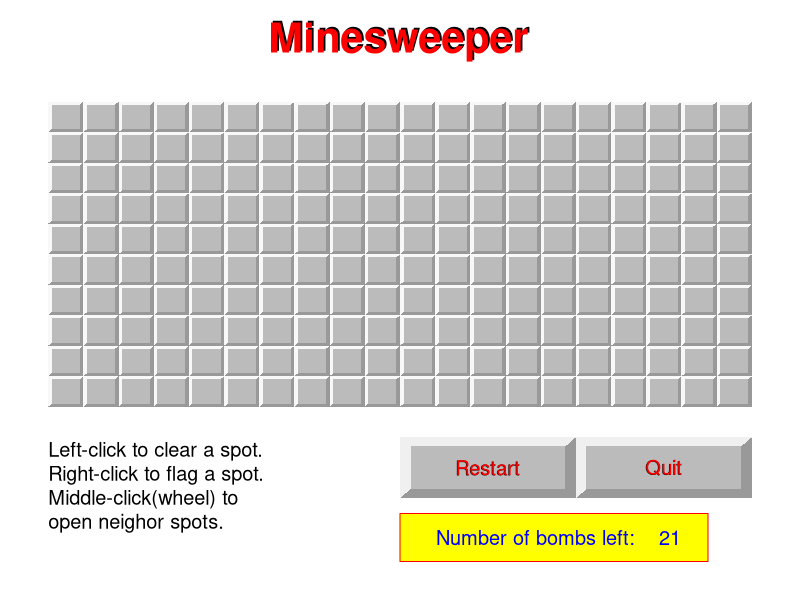

Recreate this plot in R.
#set up height (ny) and width (nx) for grid 
#ny=12;
#nx=25;
#prob=0.89

mygame <- function(ny=12, nx=25, prob=0.80)
{
  
  
  
  #set the grid size & should be always kept 1 
  w=1;
  
  #dev.new(width=nx/2, height=ny/2)
  #win.graph(width=nx/3, height=(7+ny)/3)
  
  #create a temporary window to calculate the dot per inch
  #x11(10,10)
  dev.new(10, 10)
  
  wsize=dev.size('px');
  dpi=wsize[1]/10
  dev.off()
  #use dpi to create a window with a width of about 600 pixels
  
  sysName=Sys.info()['sysname']
  
  {
    if ( toupper(substr(sysName,1,3)) == 'LIN' )
      #x11(width=650/dpi, height=650/dpi/nx*(8+ny))
      dev.new(width=650/dpi, height=650/dpi/nx*(10+ny))
    else if ( toupper(substr(sysName,1,3)) == 'DAR')
      #quartz(width=650/dpi, height=650/dpi/nx*(8+ny))
      dev.new(width=650/dpi, height=650/dpi/nx*(10+ny))
    else
      #windows(width=650/dpi, height=650/dpi/nx*(8+ny))
      dev.new(width=650/dpi, height=650/dpi/nx*(10+ny))
  }
  
  
  # configure plotting area
  par(mar=c(1,1,1,1))
  plot(c(0,nx*w),c(0-5,(ny+2)*w),type='n',ann=FALSE , axes=FALSE)
  str_instruct='Left-click to clear a spot.\nRight-click to flag a spot.\nMiddle-click(wheel) to  \nopen neighor spots.'
  text(0,-4,str_instruct,font=1,adj=c(0,0),cex=1.2)
  #legend(0, -1,str_instruct,cex=1.2,text.col="blue", box.col="red",bg="yellow")   
  text(nx/2,(ny +2),'Minesweeper',font=2, cex=2.5)
  text(nx/2*0.995,(ny+2 )*0.995,'Minesweeper',font=2, cex=2.5,col='red')
  
  
  #prepare the curIrcle pattern for the bomb icon
  theta=seq(1,100)/100 *2*3.1415935;
  curIrclex=cos(theta);
  curIrcley=sin(theta);
  rm(theta)
  
  
  ###################################
  plotij<-function(i,j,col)
  {
    i=i-1;
    j=j-1;
    r=0.1*w;
    
    if (col=='close')
    {
      polygon(c(i*w +r ,i*w +r,(i+1)*w -r,(i+1)*w -r ), 
              c(ny*w-j*w - r,ny*w-(j+1)*w +r,ny*w-(j+1)*w +r ,ny*w-j*w -r),
              col='#BBBBBB',border=NA )    
      
      polygon(c(i*w ,i*w,i*w+r, i*w+r, (i+1)*w-r,(i+1)*w ), 
              c(ny*w-j*w ,ny*w-(j+1)*w, ny*w-(j+1)*w +r ,ny*w-j*w -r,ny*w-j*w -r,ny*w-j*w ),
              col='#F8F8F8',border=NA )   
      polygon(c(i*w ,(i+1)*w,(i+1)*w, (i+1)*w-r, (i+1)*w-r,i*w+r ), 
              c(ny*w-(j+1)*w ,ny*w-(j+1)*w, ny*w-j*w  ,ny*w-j*w-r, ny*w-(j+1)*w+r,ny*w-(j+1)*w +r),
              col='#999999',border=NA )   
      
      
    }
    else if (col=='open')
    {
      polygon(c(i*w  ,i*w ,(i+1)*w ,(i+1)*w  ), 
              c(ny*w-j*w ,ny*w-(j+1)*w ,ny*w-(j+1)*w  ,ny*w-j*w ),
              col='#BBBBBB',border='#777777' )    
      
      
    }
    else if (col=='bomb')
    {
      polygon(c(i*w  ,i*w ,(i+1)*w ,(i+1)*w  ), 
              c(ny*w-j*w ,ny*w-(j+1)*w ,ny*w-(j+1)*w  ,ny*w-j*w ),
              col='#BBBBBB',border='#777777' )    
      
      polygon( ((i+1)-0.5)*w  + curIrclex * w/4  , (ny-(j+1)+0.5)*w  + curIrcley * w/4, col='black')
      lines( c( ((i+1)-0.5)*w, ((i+1)-0.5)*w+w/3) , c( (ny-(j+1)+0.5)*w ,(ny-(j+1)+0.5)*w + w/3 ))
      lines( c( ((i+1)-0.5)*w+w/3, ((i+1)-0.5)*w+w/3 +w/12  ) , c( (ny-(j+1)+0.5)*w + w/3,(ny-(j+1)+0.5)*w + w/3 -w/12 ) )
    }
    else if (col=='curbomb')
    {
      polygon(c(i*w  ,i*w ,(i+1)*w ,(i+1)*w  ), 
              c(ny*w-j*w ,ny*w-(j+1)*w ,ny*w-(j+1)*w  ,ny*w-j*w ),
              col='#FF0000',border='#777777' )    
      polygon( ((i+1)-0.5)*w  + curIrclex * w/4  , (ny-(j+1)+0.5)*w  + curIrcley * w/4, col='black')
      lines( c( ((i+1)-0.5)*w, ((i+1)-0.5)*w+w/3) , c( (ny-(j+1)+0.5)*w ,(ny-(j+1)+0.5)*w + w/3 ))
      lines( c( ((i+1)-0.5)*w+w/3, ((i+1)-0.5)*w+w/3 +w/12 ) , c( (ny-(j+1)+0.5)*w + w/3,(ny-(j+1)+0.5)*w + w/3 -w/12 ) )
    }
    else if (col=='down')
    {
      polygon(c(i*w  ,i*w ,(i+1)*w ,(i+1)*w  ), 
              c(ny*w-j*w ,ny*w-(j+1)*w ,ny*w-(j+1)*w  ,ny*w-j*w ),
              col='#BBBBBB',border='#AAAAAA' )    
      
    }
    else if (col=='flag')
    {
      polygon(c(i*w +r ,i*w +r,(i+1)*w -r,(i+1)*w -r ), 
              c(ny*w-j*w - r,ny*w-(j+1)*w +r,ny*w-(j+1)*w +r ,ny*w-j*w -r),
              col='#BBBBBB',border=NA )    
      
      polygon(c(i*w ,i*w,i*w+r, i*w+r, (i+1)*w-r,(i+1)*w ), 
              c(ny*w-j*w ,ny*w-(j+1)*w, ny*w-(j+1)*w +r ,ny*w-j*w -r,ny*w-j*w -r,ny*w-j*w ),
              col='#F8F8F8',border=NA )   
      polygon(c(i*w ,(i+1)*w,(i+1)*w, (i+1)*w-r, (i+1)*w-r,i*w+r ), 
              c(ny*w-(j+1)*w ,ny*w-(j+1)*w, ny*w-j*w  ,ny*w-j*w-r, ny*w-(j+1)*w+r,ny*w-(j+1)*w +r),
              col='#999999',border=NA )   
      
      
      xc=(i+0.5)*w - w/6;
      yc=(ny-(j+1)+0.5)*w;
      a=w/2;
      b=w/9;
      c=w/4;
      polygon(c( xc  ,xc, xc+a, xc+a  ), 
              
              c( yc+b+c, yc+b,yc+b,yc+b+c ),
              col='#FF0000',border=NA )   
      
      d=w/4;
      lines( c( xc,xc ) , c(yc+b+c,yc-d) )
      e=w/3;
      yc=yc-d
      f=w/7;
      xc=(i+0.5)*w 
      polygon(c( xc-e  ,xc -e, xc+e, xc+e  ), 
              
              c( yc, yc-f,yc-f,yc ),
              col='#000000',border=NA )   
      
    }  
    
    
  }
  ####################################################################
  plotbutton <- function (xloc,yloc,w1,w2,r,str) {
    
    polygon(c(xloc +r ,xloc +r,xloc+w1 -r,xloc+w1 -r ), 
            c(yloc - r,yloc-w2 +r,yloc-w2 +r ,yloc -r),
            col='#BBBBBB',border=NA )
    polygon(c(xloc ,xloc,xloc+r, xloc+r, xloc+w1-r,xloc+w1 ), 
            c(yloc ,yloc-w2, yloc-w2 +r ,yloc  -r,yloc  -r,yloc  ),
            col='#F0F0F0',border=NA )   
    polygon(c(xloc ,xloc+w1,xloc+w1, xloc+w1-r, xloc+w1-r,xloc+r ), 
            c(yloc-w2 ,yloc-w2, yloc  ,yloc -r, yloc-w2+r,yloc-w2 +r),
            col='#999999',border=NA )  
    text(xloc+w1/2-0.01,yloc-w2/2-0.01,str,font=1,cex=1.2,col='#000000')
    text(xloc+w1/2,yloc-w2/2,str,font=1,cex=1.2,col='#FF0000')
  }
  ######################################################################
  ###################################################################
  
  #Initialize variables to store status of the grid 
  img=matrix(as.numeric(runif(nx*ny) > prob ),nrow=ny);
  num=img*0;   # the number of bombs in 3x3 window
  #couting the number of bomb for each spot 
  for (i in 1:ny)
    for (j in 1:nx)
    { num[i,j]= sum( img[ max((i-1),1):min((i+1),ny)      ,  max((j-1),1):min((j+1),nx)     ]) }
  
  left=img*0;  # status indicating whetehr a spot is cleared or not 
  right=img*0; # status indicating whether a spot is flagged or not 
  process0=img*0; # status indicating whether a spot is cleared or not when wheel-clicking
  taskFailure=0;
  taskFinished=0;
  
  
  for (i in 1:nx)
    for (j in 1:ny)
      plotij(i,j, 'close' )  
  
  
  curI=0;
  curJ=0;
  curButton=0;
  
  clickRestart=FALSE;
  clickQuit=FALSE
  bnum=paste('Number of bombs left: ', formatC(sum(img)-sum(right),format='d',digits=3),'  '  ) ;
  legend(nx/2, -3.5,bnum,cex=1.2,text.col="blue", box.col="red",bg="yellow")   
  ########################################################################
  w1=5;
  w2=2;
  r=0.3
  plotbutton(nx*3/4,-1,w1,w2,r,'Quit')
  plotbutton(nx*2/4,-1,w1,w2,r,'Restart')
  ##################################################################
  mousedown <-function(button,x,y){
    
    x=grconvertX(x, "ndc", "user")
    y=grconvertY(y, "ndc", "user")
    cat("Buttons ", paste(button, collapse=" "), " at ", x, y, "\n")  
    ##points(x, y)  
    
    if ( !(x < (nx*w) & x > 0 & y < (ny*w) & y > 0 ) )    {
      
      
      x0=nx/2
      y0=-1
      w1=5;
      w2=2;
      r=0.3
      #hit the restart button
      if ( x > (x0+r) & x < (x0+w1-r) & y < (y0-r) & y > (y0-w2+r)  )
      {           
        clickRestart<<-TRUE
        xloc=x0
        yloc=y0            
        polygon(c(xloc +r ,xloc +r,xloc+w1 -r,xloc+w1 -r ), 
                c(yloc - r,yloc-w2 +r,yloc-w2 +r ,yloc -r),
                col='#AA9999',border=NA )
        text(xloc+w1/2-0.01,yloc-w2/2-0.01,'Restart',font=1,cex=.7,col='#000000')
        text(xloc+w1/2,yloc-w2/2,'Restart',font=1,cex=.7,col='#FF0000')
        
      }
      
      
      x0=nx*3/4
      y0=-1
      w1=5;
      w2=2;
      r=0.3
      #hit the quit button
      if ( x > (x0+r) & x < (x0+w1-r) & y < (y0-r) & y > (y0-w2+r)  )
      {
        clickQuit<<-TRUE
        xloc=x0
        yloc=y0            
        polygon(c(xloc +r ,xloc +r,xloc+w1 -r,xloc+w1 -r ), 
                c(yloc - r,yloc-w2 +r,yloc-w2 +r ,yloc -r),
                col='#AA9999',border=NA )
        text(xloc+w1/2-0.01,yloc-w2/2-0.01,'Quit',font=1,cex=.7,col='#000000')
        text(xloc+w1/2,yloc-w2/2,'Quit',font=1,cex=.7,col='#FF0000')
        
      }
      
      
      
      return(NULL)
    }
    
    if (taskFailure ==1 | taskFinished==1)     		{return(NULL)}
    
    
    curI<<- ceiling(x/w);
    curJ<<- ceiling((ny*w-y)/w);
    curButton<<-button;
    if (left[curJ,curI] == 0 & button[1] !=1)
    { 
      plotij(curI,curJ,'down')
    }
    
    return(NULL)
  }
  #$#$$$$$$$$$$$$$$$$$$$$$$$$$$################
  mouseup <-function(button,x,y){
    
    x=grconvertX(x, "ndc", "user")
    y=grconvertY(y, "ndc", "user")
    button=curButton;
    cat("Buttons ", paste(button, collapse=" "), " at ", x, y, "\n")
    
    ##points(x, y)
    
    #if the Restart button has been clicked
    if (clickRestart)
    {
      #reset the clickResart status variable
      clickRestart<<-FALSE
      
      #Initialize variables to store status of the grid 
      img<<-matrix(as.numeric(runif(nx*ny) > prob ),nrow=ny);
      num<<-img*0;   # the number of bombs in 3x3 window
      #couting the number of bomb for each spot 
      for (i in 1:ny)
        for (j in 1:nx)
        { num[i,j]<<- sum( img[ max((i-1),1):min((i+1),ny)      ,  max((j-1),1):min((j+1),nx)     ]) }
      
      left<<-img*0;  # status indicating whetehr a spot is cleared or not 
      right<<-img*0; # status indicating whether a spot is flagged or not 
      process0<<-img*0; # status indicating whether a spot is cleared or not when wheel-clicking
      taskFailure<<-0;
      taskFinished<<-0;
      
      
      for (i in 1:nx)
        for (j in 1:ny)
          plotij(i,j, 'close' )  
      
      
      curI<<-0;
      curJ<<-0;
      curButton<<-0;
      
      w1=5;
      w2=2;
      r=0.3
      plotbutton(nx*3/4,-1,w1,w2,r,'Quit')
      plotbutton(nx*2/4,-1,w1,w2,r,'Restart')
      
      bnum=paste('Number of bombs left: ', formatC(sum(img)-sum(right),format='d',digits=3),'  '  ) ;
      legend(nx/2, -3.5,bnum,cex=1.2,text.col="blue", box.col="red",bg="yellow")   
      
      return(NULL)
    }
    
    if (clickQuit)
    {
      dev.off()
    }
    
    
    #if click the region out of spot canvas
    if ( !(x < (nx*w) & x > 0 & y < (ny*w) & y > 0 ) )  
    {      
      return(NULL)
    }
    
    if (taskFailure ==1 | taskFinished==1) {return(NULL)}
    
    
    i= ceiling(x/w);
    j= ceiling((ny*w-y)/w);
    
    if (i!=curI |j !=curJ ){
      cat('bbbb\n')
      if (left[curJ,curI] ==0)
      { 
        
        plotij(curI,curJ,'close')
        if (right[curJ,curI] ==0)
        {plotij(curI,curJ,'close')}
        else if (right[curJ,curI] ==1)
        {plotij(curI,curJ,'flag')}
        
      }
      return(NULL)
    }
    
    if (button[1]==0) {
      #####################
      if (right[j,i]==1 ) {
        plotij(i,j,'flag')
        return(NULL)}
      
      if ( left[j,i]==0 ) { # a never-touched grid
        if (img[j,i]==0)  # a safe try
        {
          plotij(i,j,'open'); plottext(i,j)
          left[j,i]<<-1;
          
          if (num[j,i] ==0) 
          {process0[j,i]<<-1;
          hitzero(i,j)}
          
        }
        else # a bad try
        {
          idx=which(img==1);
          rowlist= row(img)[idx];
          collist= col(img)[idx];
          for ( n in 1:length(idx) )
          {      cat('aa ', rowlist[n],collist[n], '\n')
            plotij(collist[n],rowlist[n],'bomb')
          }
          plotij(i,j,'curbomb')
          taskFailure<<-1;
          
          text(nx/2,ny/2.,'Game over!',font=2,cex=3.5)
          text(nx/2*0.99,ny/2*0.99,'Game over!',font=2,cex=3.5,col='#FF0000')
          
          
          
        }
      }
      #####################    
    }
    else if (button[1]==2)
    {
      
      if (left[j,i]==0) # not revealed yet
      {
        if (right[j,i]==0) # not flaged yet
        {
          plotij(i,j,'flag')
          right[j,i]<<-1;
          ###GAME Passed
          if( all(img==right))
          {
            taskFinished<<-1;
            text(nx/2,ny/2.,'Congratulations! \n You win!',font=2,cex=3.5)
            text(nx/2*0.99,ny/2*0.99,'Congratulations! \n You win!',font=2,cex=3.5,col='#FF0000')
          }
          
          bnum=paste('Number of bombs left: ', formatC(sum(img)-sum(right),format='d',digits=3),'  '  ) ;
          #text(nx/1.5,-3, '                                     ',font=2,cex=1.5,col='#FF0000')
          #text(nx/1.5,-3, bnum,font=2,cex=1.5,col='#FF0000')
          legend(nx/2, -3.5,bnum,cex=1.2,text.col="blue", box.col="red",bg="yellow")   
        }
        else # already flaged
        {
          
          plotij(i,j,'close')
          right[j,i]<<-0;
          
          bnum=paste('Number of bombs left: ', formatC(sum(img)-sum(right),format='d',digits=3),'  '  ) ;
          #text(nx/1.5,-3, '                                     ',font=2,cex=1.5,col='#FF0000')
          #text(nx/1.5,-3, bnum,font=2,cex=1.5,col='#FF0000')
          legend(nx/2, -3.5,bnum,cex=1.2,text.col="blue", box.col="red",bg="yellow")    
          
        }
        
        
      }
      
    }
    else if (button[1]==1)
    {
      
      
      if (left[j,i]==1) #  revealed yet
      {
        
        hitflag(i,j)
      }
      
      
    }
    
    return(NULL)
  }
  #########################################
  plottext<-function (i,j){
    if (num[j,i] > 0)
    {
      idx=num[j,i];
      idx=min(3,idx);
      col=c('blue','green','red')
      text( (i-0.5)*w ,(ny-j+0.5)*w, toString(num[j,i]),col=col[idx], font=2 )
    }
  }
  ####################################
  hitzero <- function (i,j){    
    for(M in -1:1)
    {
      for (N in -1:1){
        
        curJ=(j+M);
        curI=(i+N);
        if (M ==0 & N==0) {next}
        if (curJ < 1 | curJ > ny | curI <1 | curI > nx) {next}
        
        if (right[curJ,curI] ==0)
        {
          plotij(curI,curJ,'open') ; plottext(curI,curJ)       
          left[curJ,curI]<<-1;       
        }
        
        if (num[curJ,curI]==0 &  process0[curJ,curI]==0)         
        {process0[curJ,curI]<<-1;
        hitzero(curI,curJ)}
        
      }
      
    }   
    
  }
  ###############################################
  hitflag <- function (i,j){    
    imgsub=img[ max(j-1,1):min(j+1,ny) ,  max(i-1,1):min(i+1,nx)        ]
    rightsub=right[ max(j-1,1):min(j+1,ny) ,  max(i-1,1):min(i+1,nx)        ]
    if (all(imgsub==rightsub) & max(imgsub) == 1)
    {
      for(M in -1:1)
      {
        for (N in -1:1){
          
          curJ=(j+M);
          curI=(i+N);
          if (M ==0 & N==0) {next}
          if (curJ < 1 | curJ > ny | curI <1 | curI > nx) {next}
          
          if (right[curJ,curI] == 0)
          {
            plotij(curI,curJ,'open') ; plottext(curI,curJ)       
            left[curJ,curI]<<-1;       
          }
        }
        
      }
      
    }
  }
  
  getGraphicsEvent("Click on upper right to quit",
                   onMouseDown = mousedown,
                   onMouseUp= mouseup,
  )
}
X11(type = "Xlib")
mygame(10,20,0.9)
